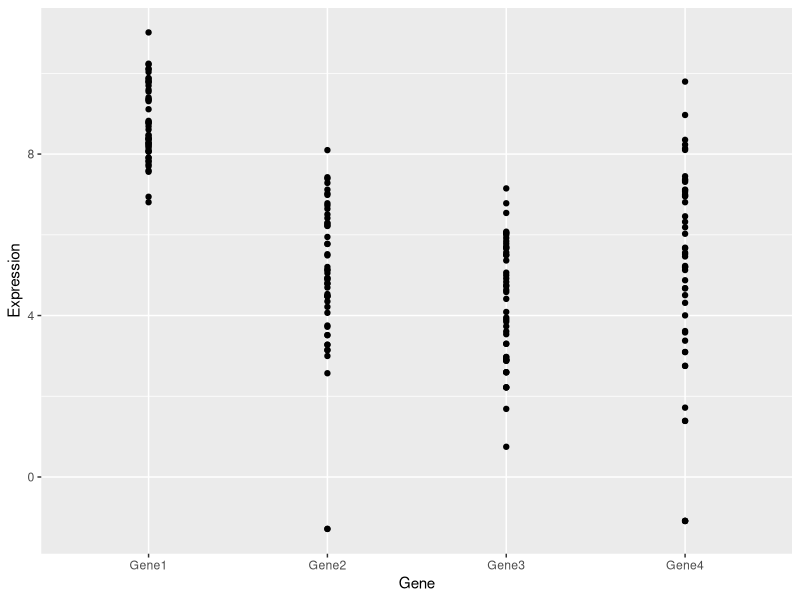
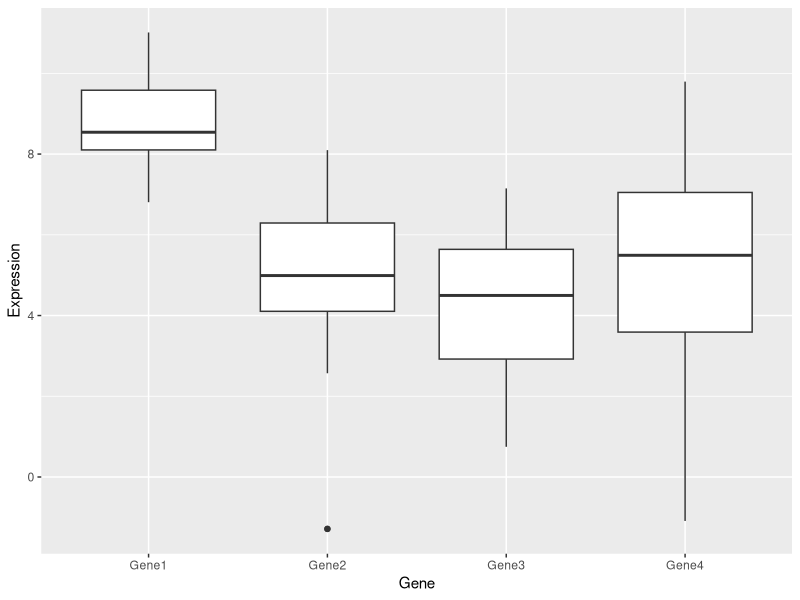
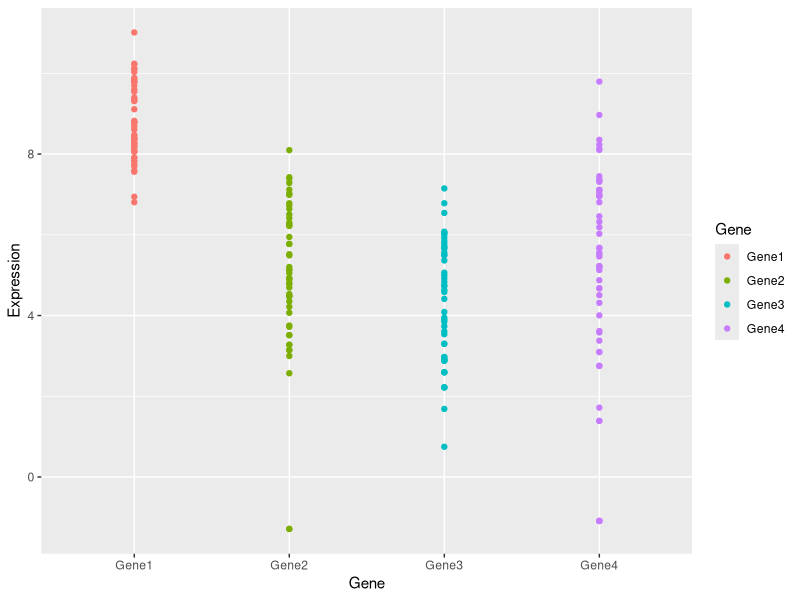
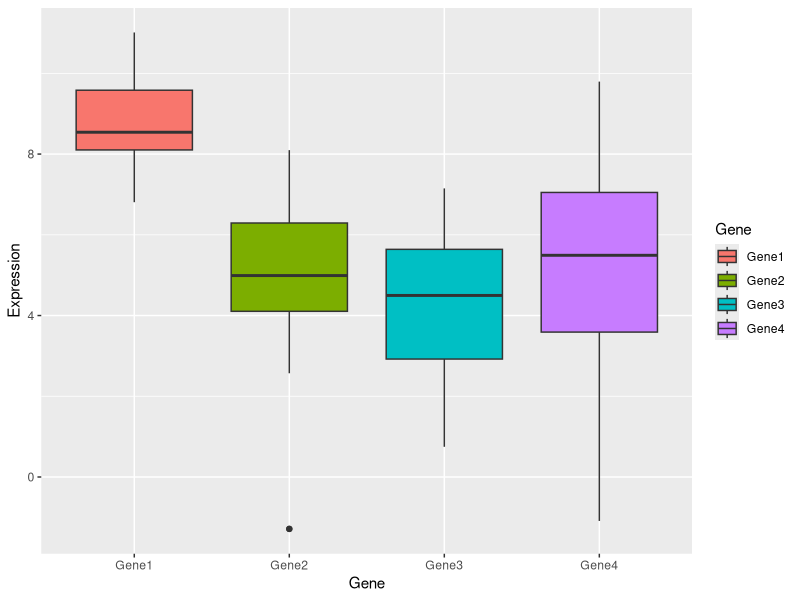
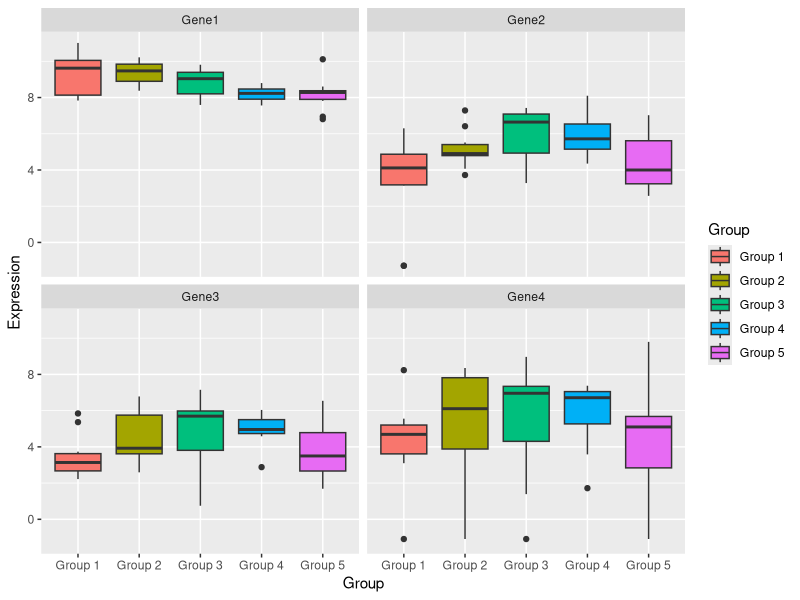
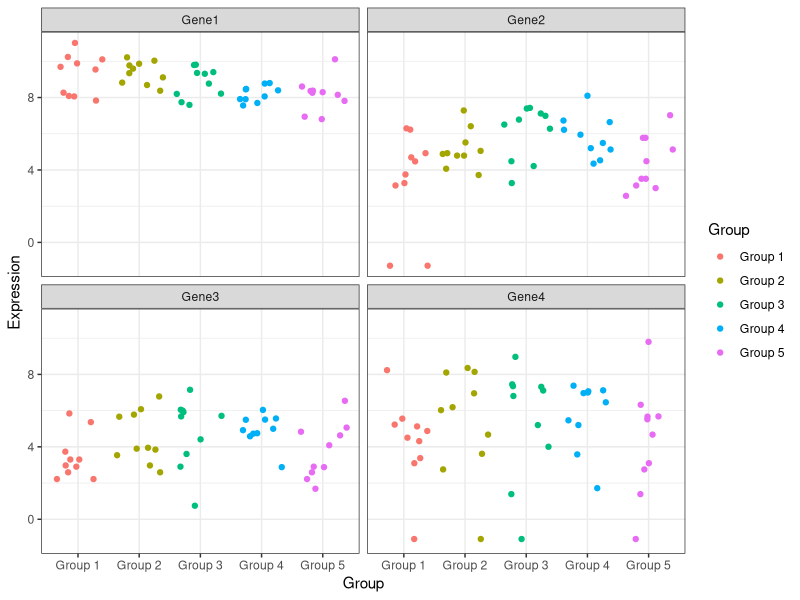

Write R code to recreate these figures, in order.
## ---- chunk 1
library(knitr)
opts_chunk$set(results="hide", message=FALSE, fig.show="hide", fig.align="center", tidy=TRUE, eval = F)
## ---- chunk 2
2+2
5*4
2^3
## ---- chunk 3
2+3*4/(5+3)*15/2^2+3*4^2
## ---- chunk 4
x <- 3
## ---- chunk 5
a <- c(1,2,5.3,6,-2,4) # numeric vector
b <- c("one","two","three") # character vector
c <- c(TRUE,TRUE,TRUE,FALSE,TRUE,FALSE) # logical vector
## ---- chunk 6
library(ggplot2)
gene.exprs.long <- read.delim("../data/data_dl/gene-exprs-long.tsv")
## ---- chunk 7
qplot(x = Gene, y = Expression, data = gene.exprs.long)
## ---- chunk 8
qplot(x = Gene, y = Expression, data = gene.exprs.long, geom = 'boxplot')
## ---- chunk 9
qplot(x = Gene, y = Expression, data = gene.exprs.long, color = Gene)
## ---- chunk 10
qplot(x = Gene, y = Expression, data = gene.exprs.long, geom = 'boxplot', fill = Gene)
## ---- chunk 11
qplot(x = Group, y = Expression, data = gene.exprs.long, fill = Group, facets = ~ Gene, geom = 'boxplot')
## ---- chunk 12
qplot(x = Group, y = Expression, data = gene.exprs.long, color = Group, facets = ~ Gene, geom = 'jitter') + theme_bw()
